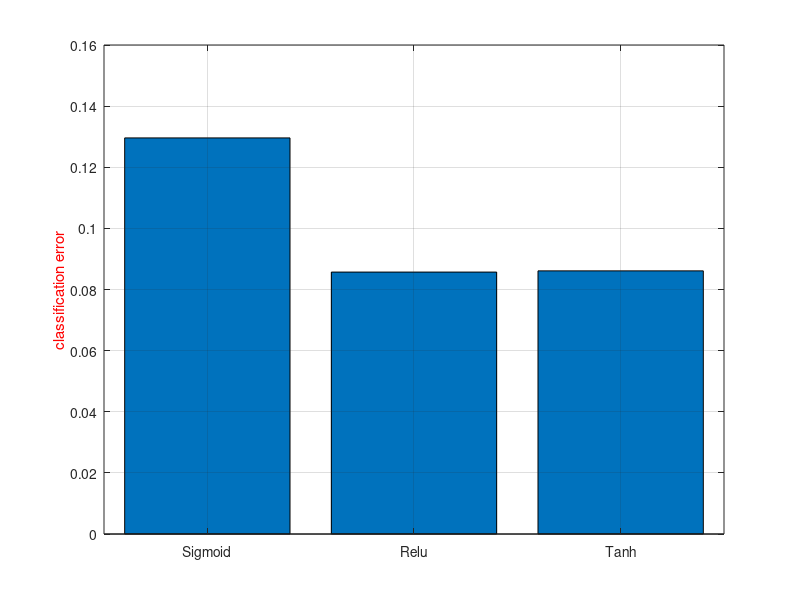

Here is the MATLAB script that generated this plot:
h = bar([0.1296; 0.0857; 0.0861]);
grid on
l = cell(1,3);
l{1}='Sigmoid'; l{2}='Relu'; l{3}='Tanh';
set(gca,'xticklabel', l)
set(gcf,'DefaultTextColor','red')
ylabel('classification error', 'Color', 'r');
